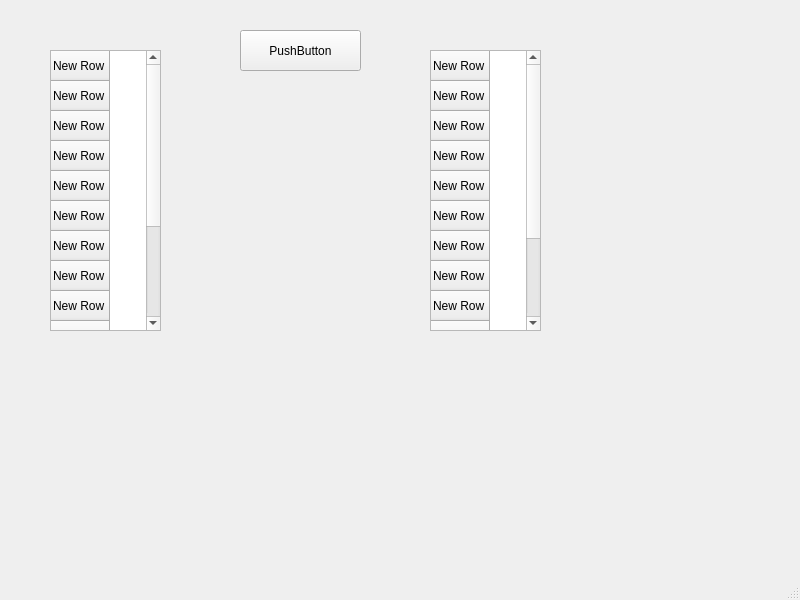
<?xml version="1.0" encoding="UTF-8"?>
<ui version="4.0">
 <class>MainWindow</class>
 <widget class="QMainWindow" name="MainWindow">
  <property name="geometry">
   <rect>
    <x>0</x>
    <y>0</y>
    <width>800</width>
    <height>600</height>
   </rect>
  </property>
  <property name="windowTitle">
   <string>MainWindow</string>
  </property>
  <widget class="QWidget" name="centralwidget">
   <widget class="QTableWidget" name="tableWidget_1">
    <property name="geometry">
     <rect>
      <x>50</x>
      <y>50</y>
      <width>111</width>
      <height>281</height>
     </rect>
    </property>
    <row>
     <property name="text">
      <string>New Row</string>
     </property>
    </row>
    <row>
     <property name="text">
      <string>New Row</string>
     </property>
    </row>
    <row>
     <property name="text">
      <string>New Row</string>
     </property>
    </row>
    <row>
     <property name="text">
      <string>New Row</string>
     </property>
    </row>
    <row>
     <property name="text">
      <string>New Row</string>
     </property>
    </row>
    <row>
     <property name="text">
      <string>New Row</string>
     </property>
    </row>
    <row>
     <property name="text">
      <string>New Row</string>
     </property>
    </row>
    <row>
     <property name="text">
      <string>New Row</string>
     </property>
    </row>
    <row>
     <property name="text">
      <string>New Row</string>
     </property>
    </row>
    <row>
     <property name="text">
      <string>New Row</string>
     </property>
    </row>
    <row>
     <property name="text">
      <string>New Row</string>
     </property>
    </row>
    <row>
     <property name="text">
      <string>New Row</string>
     </property>
    </row>
    <row>
     <property name="text">
      <string>New Row</string>
     </property>
    </row>
    <row>
     <property name="text">
      <string>New Row</string>
     </property>
    </row>
   </widget>
   <widget class="QPushButton" name="pushButton">
    <property name="geometry">
     <rect>
      <x>240</x>
      <y>30</y>
      <width>121</width>
      <height>41</height>
     </rect>
    </property>
    <property name="text">
     <string>PushButton</string>
    </property>
   </widget>
   <widget class="QTableWidget" name="tableWidget_2">
    <property name="geometry">
     <rect>
      <x>430</x>
      <y>50</y>
      <width>111</width>
      <height>281</height>
     </rect>
    </property>
    <row>
     <property name="text">
      <string>New Row</string>
     </property>
    </row>
    <row>
     <property name="text">
      <string>New Row</string>
     </property>
    </row>
    <row>
     <property name="text">
      <string>New Row</string>
     </property>
    </row>
    <row>
     <property name="text">
      <string>New Row</string>
     </property>
    </row>
    <row>
     <property name="text">
      <string>New Row</string>
     </property>
    </row>
    <row>
     <property name="text">
      <string>New Row</string>
     </property>
    </row>
    <row>
     <property name="text">
      <string>New Row</string>
     </property>
    </row>
    <row>
     <property name="text">
      <string>New Row</string>
     </property>
    </row>
    <row>
     <property name="text">
      <string>New Row</string>
     </property>
    </row>
    <row>
     <property name="text">
      <string>New Row</string>
     </property>
    </row>
    <row>
     <property name="text">
      <string>New Row</string>
     </property>
    </row>
    <row>
     <property name="text">
      <string>New Row</string>
     </property>
    </row>
    <row>
     <property name="text">
      <string>New Row</string>
     </property>
    </row>
   </widget>
  </widget>
  <widget class="QMenuBar" name="menubar">
   <property name="geometry">
    <rect>
     <x>0</x>
     <y>0</y>
     <width>800</width>
     <height>21</height>
    </rect>
   </property>
  </widget>
  <widget class="QStatusBar" name="statusbar"/>
 </widget>
 <resources/>
 <connections/>
 <slots>
  <slot>sort()</slot>
 </slots>
</ui>
